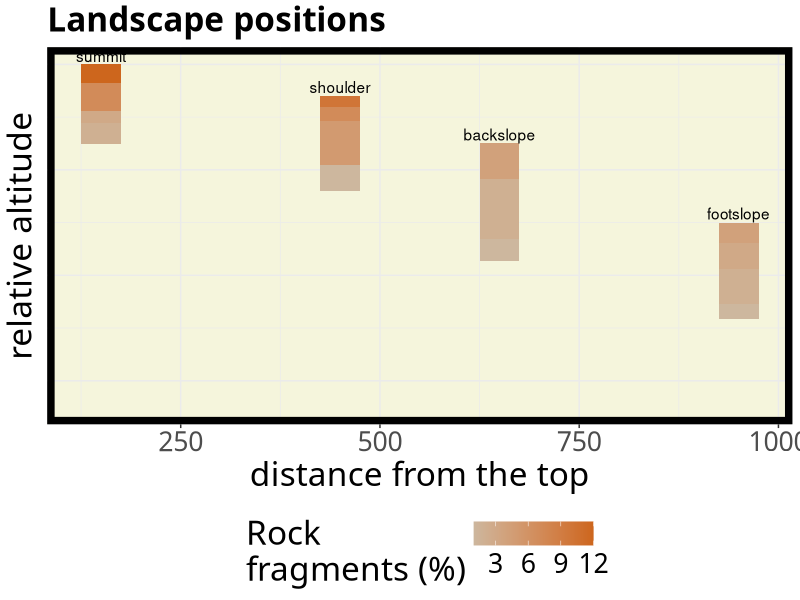

Write R code to recreate this figure.
library(tidyverse)

theme_set(theme_bw())

soil_slope <- tribble(
  ~ soil_id,
  ~ top,
  ~ bottom,
  ~ RF,
  ~ distance,
  "summit",
  -0.5,
  0,
  12,
  150,
  "summit",
  0,
  17,
  12,
  150,
  "summit",
  17,
  44,
  7,
  150,
  "summit",
  44,
  55,
  3,
  150,
  "summit",
  55,
  75,
  2,
  150,
  "summit",
  75,
  250,
  NA,
  150,
  "shoulder",
  -30,
  0,
  NA,
  450,
  "shoulder",
  0,
  10,
  10,
  450,
  "shoulder",
  10,
  24,
  7,
  450,
  "shoulder",
  24,
  65,
  5,
  450,
  "shoulder",
  65,
  90,
  1,
  450,
  "shoulder",
  90,
  190,
  NA,
  450,
  "backslope",
  -75,
  0,
  NA,
  650,
  "backslope",
  0,
  19,
  4,
  650,
  "backslope",
  19,
  34,
  4,
  650,
  "backslope",
  34,
  77,
  2,
  650,
  "backslope",
  77,
  91,
  2,
  650,
  "backslope",
  91,
  111,
  1,
  650,
  "backslope",
  111,
  250,
  NA,
  650,
  "footslope",
  -150,
  0,
  NA,
  950,
  "footslope",
  0,
  19,
  4,
  950,
  "footslope",
  19,
  44,
  3,
  950,
  "footslope",
  44,
  77,
  2,
  950,
  "footslope",
  77,
  91,
  1,
  950,
  "footslope",
  91,
  100,
  NA,
  950
)

slope_plot <- soil_slope  %>% group_by(soil_id) %>%
  mutate(altitude =  top - bottom)

plot5 <- ggplot(data = slope_plot, aes(distance,  altitude , fill = RF)) +
  geom_col(position = "stack", width = 50) +
  geom_text(aes(label = soil_id,
                vjust = -0.25),
            data = filter(slope_plot, top < 0)) +
  scale_fill_continuous(
    low = "bisque3",
    high = "chocolate3",
    guide = "colorbar",
    na.value = "transparent"
  ) +
  ggtitle("Landscape positions") +
  theme_bw() +
  labs(x = "distance from the top", y = "relative altitude", fill = "Rock\nfragments (%)") +
  theme(
    panel.background = element_rect(
      fill = "beige",
      colour = "grey",
      size = 1,
      linetype = "solid"
    ),
    axis.text.y = element_blank(),
    axis.ticks.y = element_blank(),
    panel.border = element_rect(
      colour = "black",
      fill = NA,
      size = 5
    ),
    plot.title = element_text(
      size = 24,
      family = "Tahoma",
      face = "bold"
    ),
    text = element_text(family = "Tahoma", size = 24),
    legend.position = "bottom"
  )

ggsave("plots/plot5.png")

